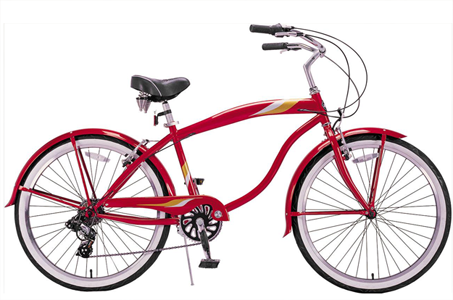
#> input picture A1/data/bicycle.bmp, 453 x 300 px
$ python dft.py data/bicycle.bmp out.png   (Python 2 division)
#> lines starting #> are read from the running program, lines starting #| are printed output that depends on the picture
#!/usr/bin/env python
#from opencv python samples

'''
sample for disctrete fourier transform (dft)

USAGE:
    dft.py <image_file>
'''


# Python 2/3 compatibility
from __future__ import print_function

import cv2 as cv
import numpy as np
import sys


def shift_dft(src, dst=None):
    '''
        Rearrange the quadrants of Fourier image so that the origin is at
        the image center. Swaps quadrant 1 with 3, and 2 with 4.

        src and dst arrays must be equal size & type
    '''

    if dst is None:
        dst = np.empty(src.shape, src.dtype)
    elif src.shape != dst.shape:
        raise ValueError("src and dst must have equal sizes")
    elif src.dtype != dst.dtype:
        raise TypeError("src and dst must have equal types")

    if src is dst:
        ret = np.empty(src.shape, src.dtype)
    else:
        ret = dst

    h, w = src.shape[:2]

    cx1 = cx2 = w/2
    cy1 = cy2 = h/2

    # if the size is odd, then adjust the bottom/right quadrants
    if w % 2 != 0:
        cx2 += 1
    if h % 2 != 0:
        cy2 += 1

    # swap quadrants

    # swap q1 and q3
    ret[h-cy1:, w-cx1:] = src[0:cy1 , 0:cx1 ]   # q1 -> q3
    ret[0:cy2 , 0:cx2 ] = src[h-cy2:, w-cx2:]   # q3 -> q1

    # swap q2 and q4
    ret[0:cy2 , w-cx2:] = src[h-cy2:, 0:cx2 ]   # q2 -> q4
    ret[h-cy1:, 0:cx1 ] = src[0:cy1 , w-cx1:]   # q4 -> q2

    if src is dst:
        dst[:,:] = ret

    return dst

if __name__ == "__main__":

    if len(sys.argv) > 2:
        im = cv.imread(sys.argv[1])
#> im is the input picture: shape (300, 453, 3); mean B, G, R 215.9, 213.2, 225.4
    else:
        print("usage : python dft.py <image_file> <save_file_name>")
        #return

    # convert to grayscale
    im = cv.cvtColor(im, cv.COLOR_BGR2GRAY)
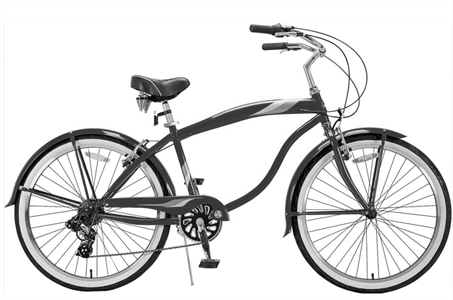
#> im: shape (300, 453); min 0, max 255, mean 217.2
    h, w = im.shape[:2]
#> h = 300; w = 453

    realInput = im.astype(np.float64)

    # perform an optimally sized dft
    dft_M = cv.getOptimalDFTSize(w)
#> dft_M = 480
    dft_N = cv.getOptimalDFTSize(h)
#> dft_N = 300

    # copy A to dft_A and pad dft_A with zeros
    dft_A = np.zeros((dft_N, dft_M, 2), dtype=np.float64)
    dft_A[:h, :w, 0] = realInput

    # no need to pad bottom part of dft_A with zeros because of
    # use of nonzeroRows parameter in cv.dft()
    cv.dft(dft_A, dst=dft_A, nonzeroRows=h)

    #cv.imshow("win", im)

    # Split fourier into real and imaginary parts
    image_Re, image_Im = cv.split(dft_A)
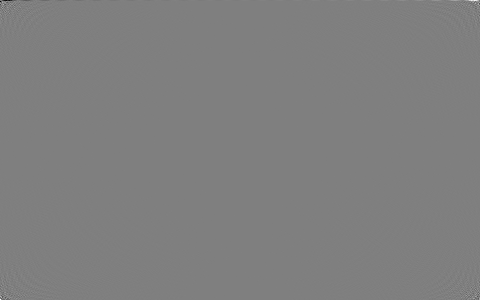
#> image_Im: shape (300, 480) float64; min -1635441.2, max 1635441.2, mean 0; drawn with min black and max white

    # Compute the magnitude of the spectrum Mag = sqrt(Re^2 + Im^2)
    magnitude = cv.sqrt(image_Re**2.0 + image_Im**2.0)
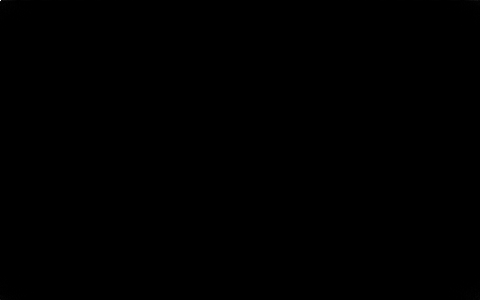
#> magnitude: shape (300, 480) float64; min 12.11, max 29511941, mean 10316.5; drawn with min black and max white

    # Compute log(1 + Mag)
    log_spectrum = cv.log(1.0 + magnitude)
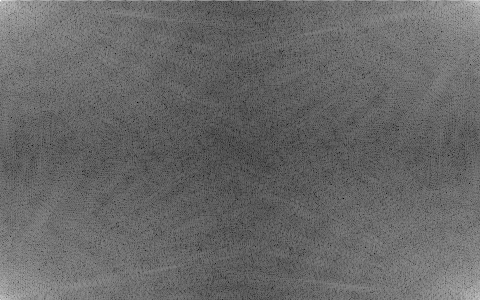
#> log_spectrum: shape (300, 480) float64; min 2.57, max 17.2, mean 8.55; drawn with min black and max white

    # Rearrange the quadrants of Fourier image so that the origin is at
    # the image center
    shift_dft(log_spectrum, log_spectrum)
#> in shift_dft, `ret[0:cy2 , w-cx2:] = src[h-cy2:, 0:cx2 ]`:
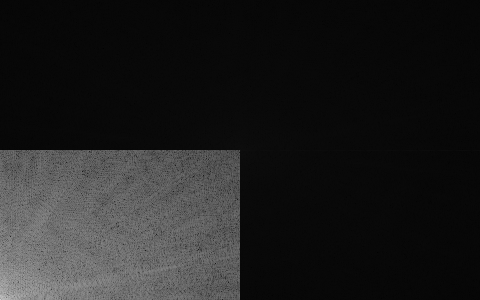
#> ret: shape (300, 480) float64; min 2.57, max 210.3, mean 32.4
#> in shift_dft, `ret[h-cy1:, 0:cx1 ] = src[0:cy1 , w-cx1:]`:
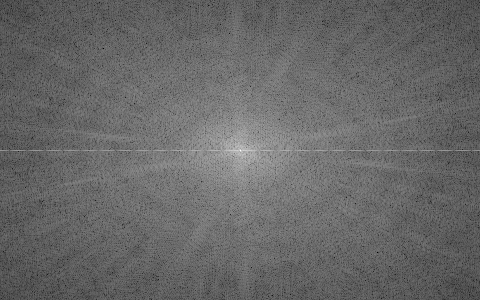
#> ret: shape (300, 480) float64; min 2.57, max 17.2, mean 8.55; drawn with min black and max white

    # normalize and display the results as rgb
    cv.normalize(log_spectrum, log_spectrum, 0.0, 1.0, cv.NORM_MINMAX)

    #convert to uint8 to write image
    to_255 = np.multiply(log_spectrum, 255)
    cv.imwrite(sys.argv[2], to_255)

    cv.imshow("magnitude", log_spectrum)

    cv.waitKey(0)
    cv.destroyAllWindows()
